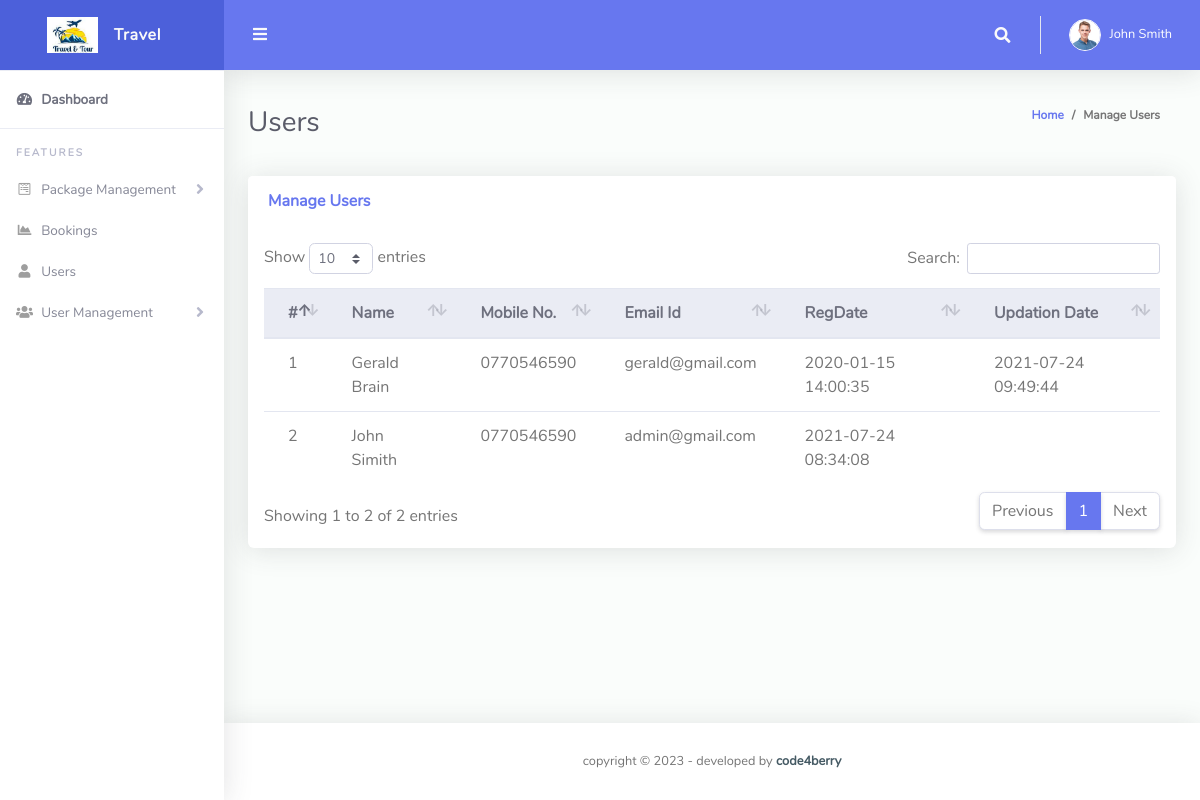
The app's page /admin/manage_users.php (signed in) with its own data.
### tables this page shows
CREATE TABLE `tblusers` (
  `id` int(11) NOT NULL,
  `FullName` varchar(100) DEFAULT NULL,
  `MobileNumber` char(10) DEFAULT NULL,
  `EmailId` varchar(70) DEFAULT NULL,
  `Password` varchar(100) DEFAULT NULL,
  `RegDate` timestamp NULL DEFAULT current_timestamp(),
  `UpdationDate` timestamp NULL DEFAULT NULL ON UPDATE current_timestamp()
);

### admin/manage_users.php (the view, shortened to what this page needs)
<?php
include('includes/checklogin.php');
?>
<!DOCTYPE html>
<html lang="en">
<head>
  <link href="vendor/fontawesome-free/css/all.min.css" rel="stylesheet" type="text/css">
  <link href="vendor/bootstrap/css/bootstrap.min.css" rel="stylesheet" type="text/css">
  <link href="css/ruang-admin.min.css" rel="stylesheet">
  <link href="vendor/datatables/dataTables.bootstrap4.min.css" rel="stylesheet">
</head>
<body id="page-top">
  <div id="wrapper">
    <?php include('includes/sidebar.php');?>
    <div id="content-wrapper" class="d-flex flex-column">
      <div id="content">
        <?php include('includes/header.php');?>
        <div class="container-fluid" id="container-wrapper">
          <div class="d-sm-flex align-items-center justify-content-between mb-4">
            <h1 class="h3 mb-0 text-gray-800">Users</h1>
            <ol class="breadcrumb">
              <li class="breadcrumb-item"><a href="dashboard.php">Home</a></li>
              <li class="breadcrumb-item active" aria-current="page">Manage Users</li>
            </ol>
          </div>
          <div class="row">
            <div class="col-lg-12">
              <div class="card mb-4">
                <div class="card-header py-3 d-flex flex-row align-items-center justify-content-between">
                  <h6 class="m-0 font-weight-bold text-primary">Manage Users</h6>
                </div>
                <div class="table-responsive p-3">
                  <table class="table align-items-center table-flush table-hover" id="dataTableHover">
                    <thead class="thead-light">
                      <tr>
                        <th>#</th>
                        <th>Name</th>
                        <th>Mobile No.</th>
                        <th>Email Id</th>
                        <th>RegDate </th>
                        <th>Updation Date</th>
                      </tr>
                    </thead>
                    <tbody>
                      <?php $sql = "SELECT * from tblusers";
                      $query = $dbh -> prepare($sql);
                      $query->execute();
                      $results=$query->fetchAll(PDO::FETCH_OBJ);
                      $cnt=1;
                      if($query->rowCount() > 0)
                      {
                        foreach($results as $result)
                        {
                          ?>
                          <tr>
                            <td><?php echo htmlentities($cnt);?></td>
                            <td><?php echo htmlentities($result->FullName);?></td>
                            <td><?php echo htmlentities($result->MobileNumber);?></td>
                            <td><?php echo htmlentities($result->EmailId);?></td>
                            <td><?php echo htmlentities($result->RegDate);?></td>
                            <td><?php echo htmlentities($result->UpdationDate);?></td>
                          </tr>
                          <?php $cnt=$cnt+1;
                        }
                      }?>
                    </tbody>
                  </table>
                </div>
              </div>
            </div>
          </div>
        </div>
      </div>
      <?php include('includes/footer.php');?>
    </div>
  </div>
</body>
</html>

### admin/includes/header.php (shortened to what this page needs)
 <nav class="navbar navbar-expand navbar-light bg-navbar topbar mb-4 static-top">
  <button id="sidebarToggleTop" class="btn btn-link rounded-circle mr-3">
    <i class="fa fa-bars"></i>
  </button>
  <ul class="navbar-nav ml-auto">
    <li class="nav-item dropdown no-arrow">
      <a class="nav-link dropdown-toggle" href="#" id="searchDropdown" role="button" data-toggle="dropdown" aria-haspopup="true" aria-expanded="false">
        <i class="fas fa-search fa-fw"></i>
      </a>
    </li>
    <li class="nav-item dropdown no-arrow">
      <?php
      $aid=$_SESSION['odmsaid'];
      $sql="SELECT * from  tbladmin where ID=:aid";
      $query = $dbh -> prepare($sql);
      $query->bindParam(':aid',$aid,PDO::PARAM_STR);
      $query->execute();
      $results=$query->fetchAll(PDO::FETCH_OBJ);
      if($query->rowCount() > 0)
      {
        foreach($results as $row)
        {
          ?>
          <a class="nav-link dropdown-toggle" href="#" id="userDropdown" role="button" data-toggle="dropdown" aria-haspopup="true" aria-expanded="false">
           <?php
           if($row->Photo=="avatar15.jpg")
           {
            ?>
            <img class="img-profile rounded-circle"src="img/avatar15.jpg" style="max-width: 60px">
            <?php
          } else {
            ?>
            <img class="img-profile rounded-circle" src="profileimages/<?php  echo $row->Photo;?>" style="max-width: 60px">
            <?php
          } ?>
          <span class="ml-2 d-none d-lg-inline text-white small"><?php  echo $row->FirstName;?> <?php  echo $row->LastName;?></span>
        </a>
        <?php
      }
    } ?>
  </li>
</ul>
</nav>

### records on screen
tblusers: FullName "Gerald Brain", MobileNumber "0770546590", EmailId "gerald@gmail.com", RegDate "2020-01-15 14:00:35", UpdationDate "2021-07-24 09:49:44"
tblusers: FullName "John Simith", MobileNumber "0770546590", EmailId "admin@gmail.com", RegDate "2021-07-24 08:34:08"

### other values on screen
$row->FirstName "John"
$row->LastName "Smith"
